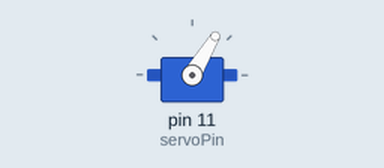
Recording of a sketch running on a simulated Arduino Uno, built with avr-gcc and run on an emulated ATmega328P. Parts: servo. What the sketch prints to the serial monitor is not drawn. At 15.0 s the program stops and its outputs stay as they are.

Above: at 0.1 s.
At 15.1 s:
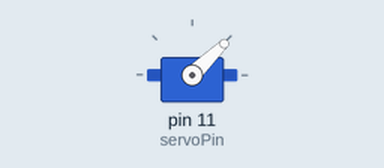
Timing chart, 0 to 16.5 s (numbered marks = the images above):
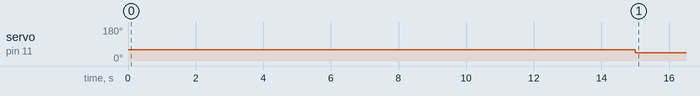

Measured:
- by itself, servo on pin 11 (servoPin): 59° → 44° at 15.0 s

The sketch:

sin.ino
```cpp
#include <Servo.h>

//Change the below values (ensure pwm is between 1000 and 2000 though)
byte servoPin = 11;
float pwm_center = 1150;
float pwm_amplitude = 0 ;
float psi =120 ;//try out values for omega

Servo servo;

float PWM_input = 1320;
uint32_t t_start = 0;


void setup(){
  Serial.begin(460800);
  servo.attach(servoPin);

  // ESC stop
  servo.writeMicroseconds(1000); // send "stop" signal to ESC.
   // time to let the ESC recognise and stop
  t_start = micros();
}


void loop() {
  // put your main code here, to run repeatedly:

  uint32_t t_now = micros();
  float t = (t_now - t_start)/1000000.0; //time in seconds
  float pwm = pwm_center + pwm_amplitude*sin(psi*t);

while (t_now >=15000000) {
   pwm=1000;
   servo.writeMicroseconds(pwm);
 }


  servo.writeMicroseconds(pwm); // Send signal to ESC.
  Serial.print(pwm);
  Serial.print("  ");
  Serial.print(t_now);
  Serial.print("\n");
}
```
